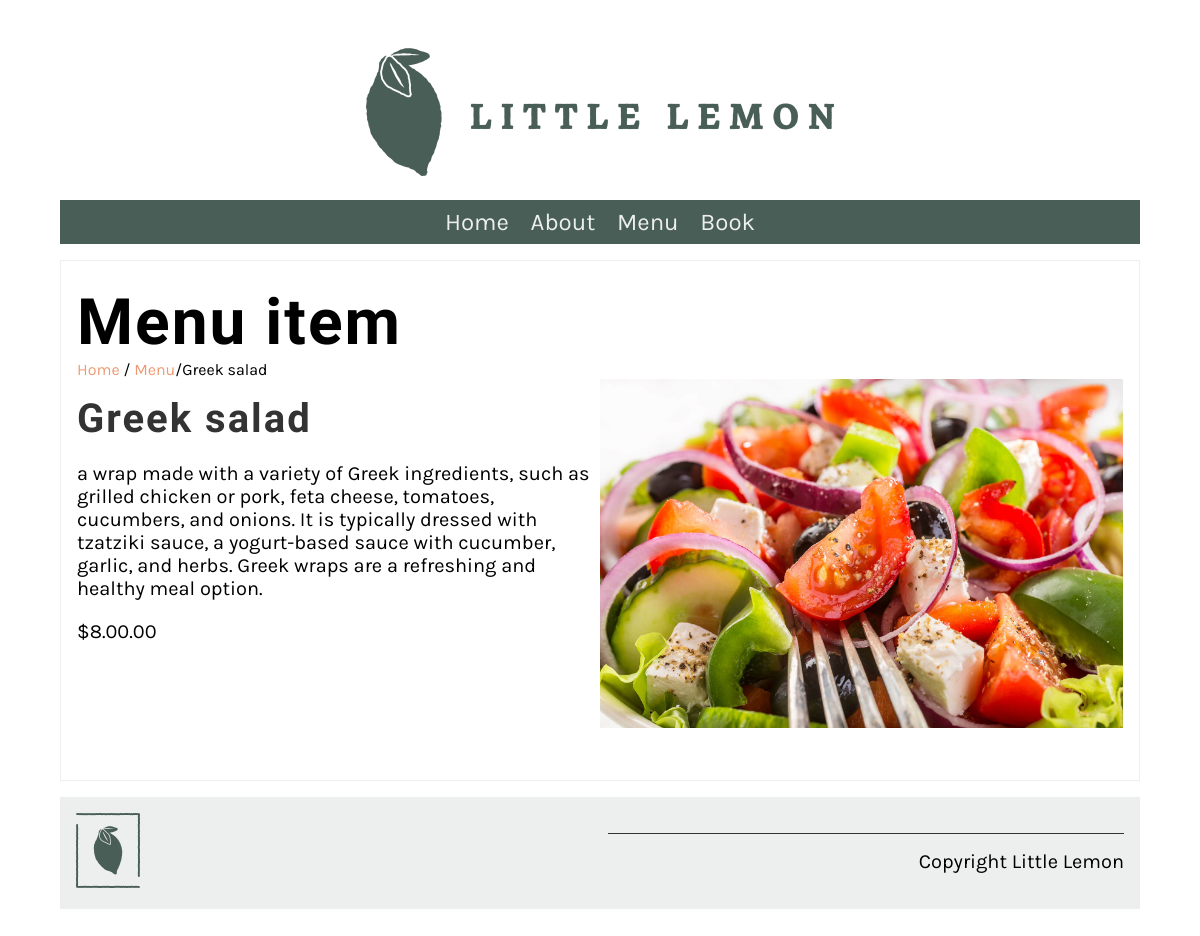
Page /menu_item/4/ on the committed database.
### restaurant/models.py (models this page shows, shortened)
class Menu(models.Model):
   name = models.CharField(max_length=200)
   price = models.DecimalField(max_digits=6, decimal_places=2)
   inventory = models.SmallIntegerField(default=0)
   menu_item_description = models.CharField(max_length=1000, default='')
   category = models.ForeignKey('Category', on_delete = models.PROTECT, default = 1)
   menu_of_the_day = models.BooleanField(default=False)

### restaurant/views.py (the view)
# urls.py: path('menu_item/<int:pk>/', views.display_menu_items, name='menu_item'),
def display_menu_items(request, pk=None):
    if pk:
        menu_item = Menu.objects.get(pk=pk)
    else:
        menu_item = ""
    return render(request, 'menu_item.html', {'menu_item':menu_item})

### restaurant/templates/menu_item.html
{% extends 'base.html' %} {% load static %} {% block content %}
<section>
  <article>
    <h1>Menu item</h1>
    <span>
      <a href="{% url 'home' %}">Home</a> /
      <a href="{% url 'menu' %}">Menu</a>/{{ menu_item.name }}
    </span>
    <div class="row">
      <div class="column">
        <h2>
          {{ menu_item.name }}
        </h2>
        <p>
          {{ menu_item.menu_item_description }}
        </p>
        <p>
          ${{ menu_item.price }}.00
        </p>
      </div>
      <div class="column">
        <img
          src="/restaurant/static/img/menu_items/{{menu_item.name}}.jpg"
          alt="{{ menu_item.name}}"
        />
      </div>
    </div>
  </article>
</section>
{% endblock %}

### restaurant/static/css/style.css (style rules this page uses)
body { font-family: 'Karla', sans-serif; margin-top: 3rem; margin-bottom: 3rem; margin-left: 5%; margin-right: 5%; }
h1, h2, h3, h4, h5, h6 { font-family: 'Markazi Text', serif; letter-spacing: 2px;; }
h1 { font-size: 4rem; margin-top: 1.5rem; margin-bottom: 0; }
h2 { font-size: 2.5rem; color: #333333; margin:1rem 0; }
p, ul { font-size: 1.25rem;; }
a { color: #EE9972; text-decoration: none; }
section { display: flex; gap: 2rem 1rem; margin-top: 1rem; margin-bottom: 1rem; flex-direction: row; }
article { flex:1; }
article img { max-width: 100%; }
main article { border: 1px solid #EDEFEE; padding-left: 1rem; padding-right: 1rem; }
.row { display: flex; flex-direction: row; width: 100%; padding-bottom: 1rem; }
.column { flex-basis: 50%; margin-bottom: 1rem; padding-bottom: 1rem; }

### rows in the picture
Menu: name "Greek salad", menu_item_description "a wrap made with a variety of Greek ingredients, such as grilled chicken or pork, feta cheese, tomatoes, cucumbers, and onions. It is typically dressed with tzatziki sauce, a yogurt-based sauce with cucumber, garlic, and herbs. Greek wraps are a refreshing and healthy meal option.", price "8.00", name (picture)
